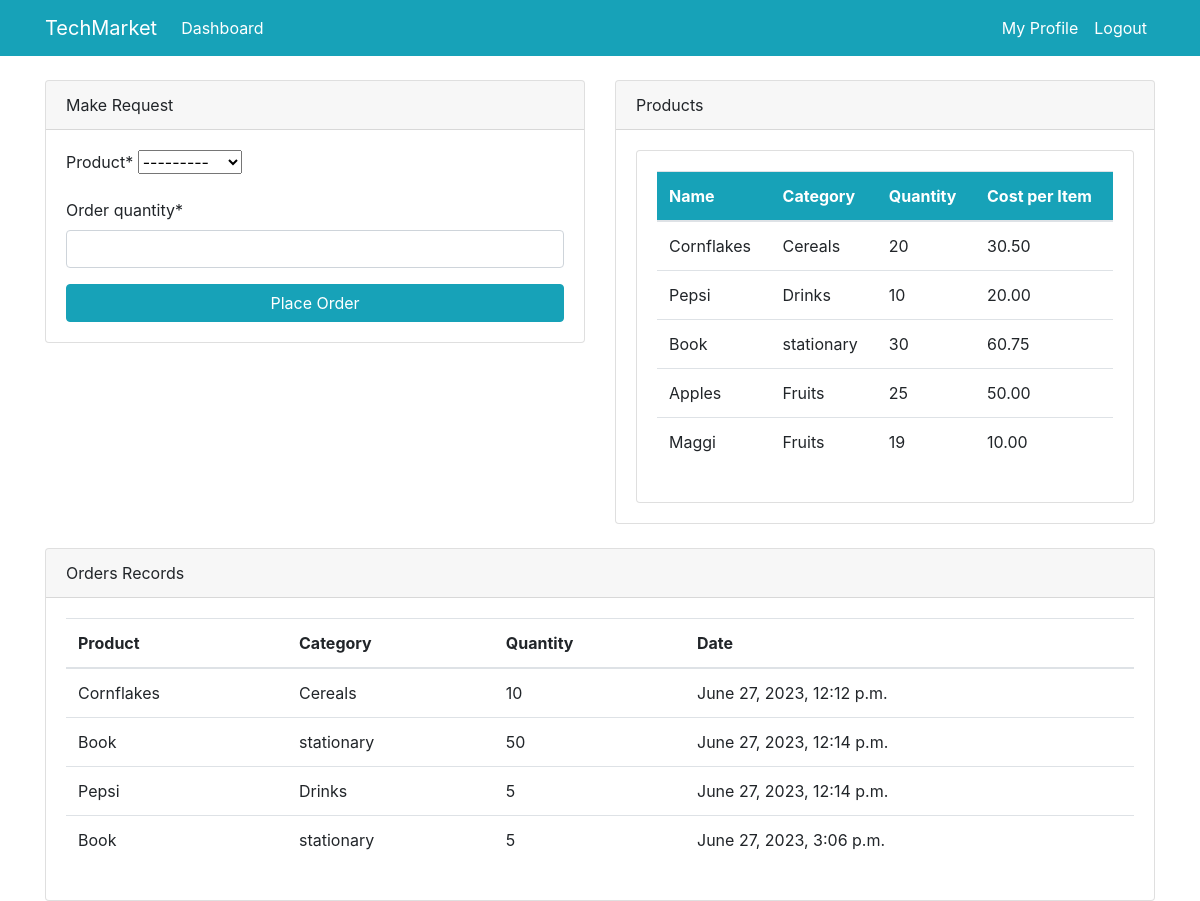
The page /dashboard/index/ (signed in) on the database as committed earlier.
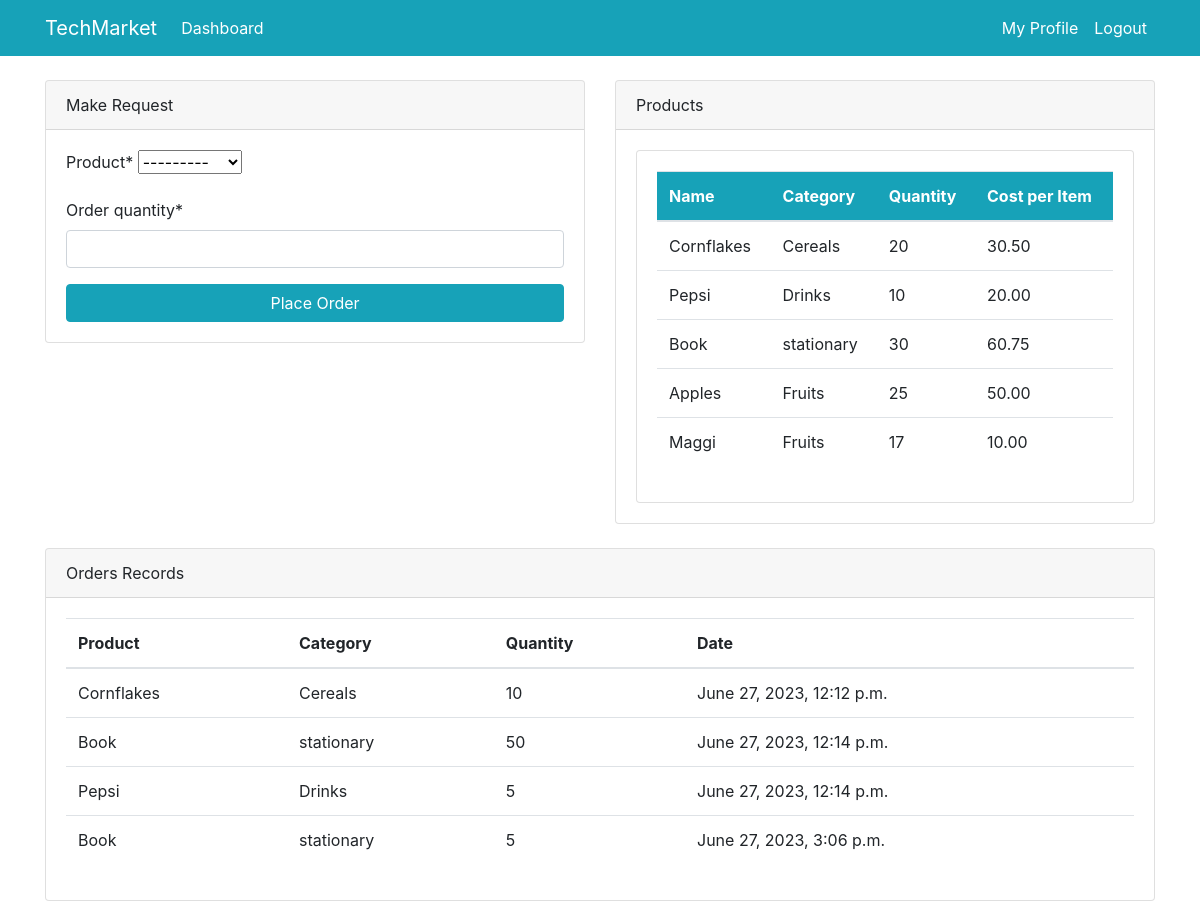
The same page on the database as committed later.
### dashboard/models.py (models this page shows, shortened)
class Product(models.Model):
    name = models.CharField(max_length=100,null=True) #Change it to choice later
    category = models.CharField(max_length=100,choices=Category,null=True)
    quantity = models.PositiveIntegerField(null=True)
    cost_per_item = models.DecimalField(max_digits=5,decimal_places=2,null=True)
    def __str__(self):
        return f'{self.name}'

### dashboard/views.py (the view)
# urls.py: path('index/',views.index, name='dashboard-index'),
@login_required
def index(request):
    orders = Order.objects.all()  # for staff
    products = Product.objects.all()  # for admin
    worker_count = User.objects.all().count()
    product_count = Product.objects.all().count()
    order_count = Order.objects.all().count()
    if request.method == 'POST':
        form = OrderForm(request.POST)  # for staff
        if form.is_valid():
            order = form.save(commit=False)
            order.staff = request.user
            product = order.product
            product.quantity -= order.order_quantity
            product.save()
            form.save()
            return redirect('dashboard-index')
    else:
        form = OrderForm()
    context = {
        'orders': orders,
        'form': form,
        'products': products,
        'worker_count': worker_count,
        'product_count': product_count,
        'order_count': order_count,
    }
    return render(request, 'dashboard/index.html',context)

### dashboard/forms.py
class OrderForm(forms.ModelForm):  # for staff
    class Meta:
        model = Order
        fields = ['product','order_quantity']

### templates/dashboard/index.html (shortened to what the changed rows need)
{% extends 'partials/base.html' %}
{% block content %}
{% if user.is_authenticated and user.is_staff and user.is_superuser %}
{% include 'partials/topnav.html' %}
<div class="container">
    <div class="row my-5">
        <div class="col-md-6">
            <div class="bg-white">
                <canvas id="myChart1" width="400" height="300"></canvas>
                <script>
                    var ctx = document.getElementById('myChart1').getContext('2d');
                    var myChart1 = new Chart(ctx, {
                        type: 'pie',
                        data: {
                            labels: [{% for order in orders%} '{{ order.product.name }}', {% endfor %}],
                            datasets: [{
                                label: 'Orders',
                                data: [{% for order in orders %} {{ order.order_quantity }}, {% endfor %}],
                                backgroundColor: [
                                    'rgba(255, 99, 132, 1)',
                                    'rgba(54, 162, 235, 1)',
                                    'rgba(255, 206, 86, 1)',
                                    'rgba(75, 192, 192, 1)',
                                    'rgba(153, 102, 255, 1)',
                                    'rgba(255, 159, 64, 1)',
                                    'rgba(15, 99, 137, 1)',
                                    'rgba(60, 192, 235, 1)',
                                    'rgba(55, 20, 86, 1)',
                                    'rgba(7, 192, 12, 1)',
                                    'rgba(13, 102, 25, 1)',
                                    'rgba(255, 19, 64, 1)'
                                ],
                                borderColor: [
                                    'rgba(255, 99, 132, 1)',
                                    'rgba(54, 162, 235, 1)',
                                    'rgba(255, 206, 86, 1)',
                                    'rgba(75, 192, 192, 1)',
                                    'rgba(153, 102, 255, 1)',
                                    'rgba(255, 159, 64, 1)',
                                    'rgba(15, 99, 137, 1)',
                                    'rgba(60, 192, 235, 1)',
                                    'rgba(55, 20, 86, 1)',
                                    'rgba(7, 192, 12, 1)',
                                    'rgba(13, 102, 25, 1)',
                                    'rgba(255, 19, 64, 1)'
                                ],
                                borderWidth: 1
                            }]
                        },
                        options: {
                            scales: {
                                yAxes: [{
                                    ticks: {
                                        beginAtZero: true
                                    }
                                }]
                            }
                        }
                    });
                </script>
            </div>
        </div>
        <div class="col-md-6">
            <div class="bg-white">
                <canvas id="myChart" width="400" height="300"></canvas>
                <script>
                    var ctx = document.getElementById('myChart').getContext('2d');
                    var myChart = new Chart(ctx, {
                        type: 'bar',
                        data: {
                            labels: [{% for product in products %} '{{ product.name }}', {% endfor %}],
                            datasets: [{
                                label: 'Products',
                                data: [{% for product in products %} {{ product.quantity }}, {% endfor %}],
                                backgroundColor: [
                                    'rgba(255, 99, 132, 1)',
                                    'rgba(54, 162, 235, 1)',
                                    'rgba(255, 206, 86, 1)',
                                    'rgba(75, 192, 192, 1)',
                                    'rgba(153, 102, 255, 1)',
                                    'rgba(255, 159, 64, 1)',
                                    'rgba(15, 99, 137, 1)',
                                    'rgba(60, 192, 235, 1)',
                                    'rgba(55, 20, 86, 1)',
                                    'rgba(7, 192, 12, 1)',
                                    'rgba(13, 102, 25, 1)',
                                    'rgba(255, 19, 64, 1)'
                                ],
                                borderColor: [
                                    'rgba(255, 99, 132, 1)',
                                    'rgba(54, 162, 235, 1)',
                                    'rgba(255, 206, 86, 1)',
                                    'rgba(75, 192, 192, 1)',
                                    'rgba(153, 102, 255, 1)',
                                    'rgba(255, 159, 64, 1)',
                                    'rgba(15, 99, 137, 1)',
                                    'rgba(60, 192, 235, 1)',
                                    'rgba(55, 20, 86, 1)',
                                    'rgba(7, 192, 12, 1)',
                                    'rgba(13, 102, 25, 1)',
                                    'rgba(255, 19, 64, 1)'
                                ],
                                borderWidth: 1
                            }]
                        },
                        options: {
                            scales: {
                                yAxes: [{
                                    ticks: {
                                        beginAtZero: true
                                    }
                                }]
                            }
                        }
                    });
                </script>
            </div>
        </div>
    </div>
</div>
{% else %}
{% include 'dashboard/staff_index.html'%}
{%endif%}
{% endblock %}

### templates/dashboard/staff_product.html
{% load crispy_forms_tags %}
{% block content %}
        <div class="card">
            <div class="card-body">
                <table class="table bg-white">
                    <thead class="bg-info text-white">
                        <tr>
                            <th scope="col">Name</th>
                            <th scope="col">Category</th>
                            <th scope="col">Quantity</th>
                            <th scope="col">Cost per Item</th>
                        </tr>
                    </thead>
                    <tbody>
                        {% for product in products %}
                        <tr>
                            <td>{{ product.name }}</td>
                            <td>{{ product.category }}</td>
                            <td>{{ product.quantity }}</td>
                            <td>{{ product.cost_per_item }}</td>
                        </tr>
                        {% endfor %}
                    </tbody>
                </table>
            </div>
        </div>
{% endblock %}

Rows that differ between the two databases and show on the page:
changed Product "Maggi": quantity "19" → "17"
